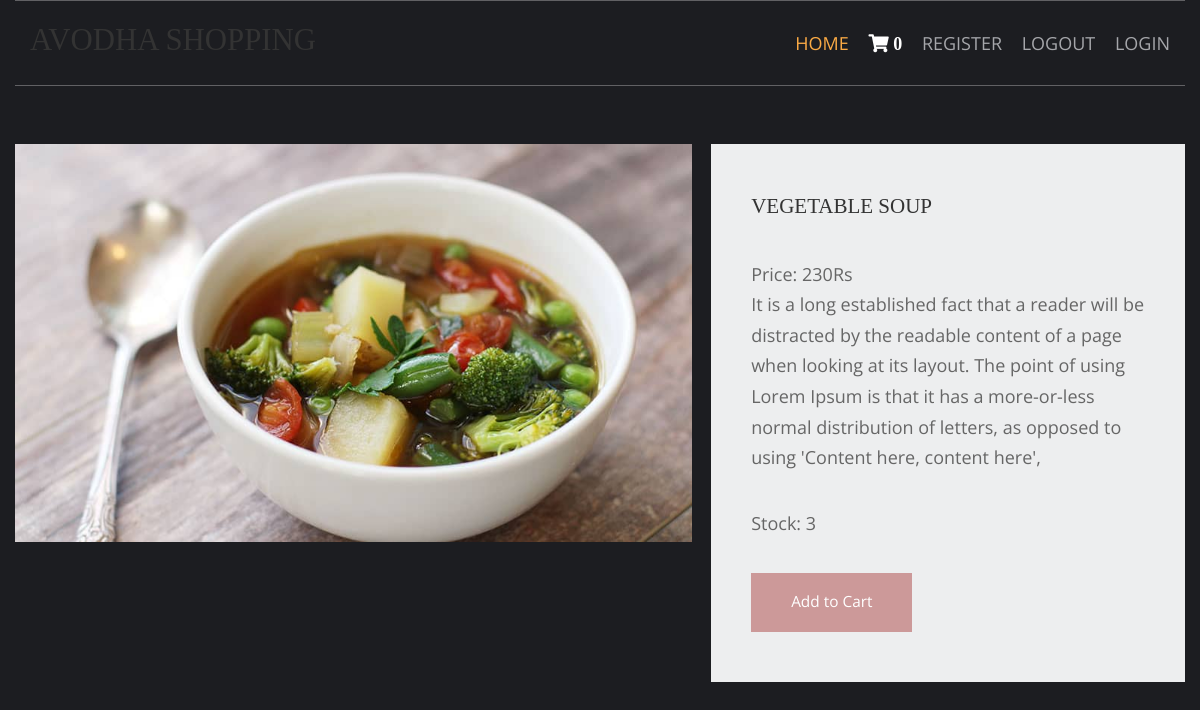
The page /vegetable-recipe/vegetable-soup on the database its author committed.
### shop/models.py (models this page shows, shortened)
class products(models.Model):
    name = models.CharField(max_length=150, unique=True)
    slug = models.SlugField(max_length=150, unique=True)
    img=models.ImageField(upload_to='product')
    desc=models.TextField()
    stock=models.IntegerField()
    available=models.BooleanField()
    price=models.IntegerField()
    category=models.ForeignKey(categ,on_delete=models.CASCADE)

### shop/views.py (the view)
# urls.py: path('<slug:c_slug>/<slug:product_slug>',views.prodDetails,name='details'),
def prodDetails(request, c_slug, product_slug):
    try:
        prod = products.objects.get(category__slug=c_slug, slug=product_slug)
    except Exception as e:
        raise e
    return render(request, 'item.html', {'pr': prod})

### cart/context_processor.py (called while the page is built)
def count(request):
    item_count=0
    if 'admin' in request.path:
        return {}
    else:
        try:
            ct=cartlist.objects.filter(cart_id=c_id(request))
            cti=items.objects.all().filter(cart=ct[:1])
            for c in cti:
                item_count+=c.quan
        except cartlist.DoesNotExist:
            item_count=0
        return dict(itc=item_count)

### cart/views.py (called while the page is built)
def c_id(request):
    ct_id = request.session.session_key
    if not ct_id:
        ct_id = request.session.create()
    return ct_id

### templates/item.html (shortened to what this page needs)
<!DOCTYPE html>
{% extends 'base.html' %}
{% load static %}
{% block content %}
<html lang="en">
<head>
    <link href="{% static 'pr/fontawesome/css/all.min.css' %}" rel="stylesheet" />
    <link href="{% static 'pr/css/templatemo-comparto.css' %}" rel="stylesheet" />
</head>
<body>
  <br><br>
        <section class="tm-mb-1" id="about">
            <div class="tm-row tm-about-row">
                <div class="tm-section-1-l">
                    <img src="{{pr.img.url}}" alt="About image" class="tm-img-responsive">
                </div>
                <article class="tm-section-1-r tm-bg-color-8">
                    <h2 class="tm-mb-2 tm-title-color">{{pr.name}}</h2>
                    <p>Price: {{pr.price}}Rs<br>{{pr.desc}}</p>
                    <p>Stock: {{pr.stock}}</p>
        {% if pr.stock <= 0 %}
        <h1 style="color:red">sorry. No stock left</h1>
                 {% else %}
                  <a href="{% url 'addcart' pr.id %}" class="tm-btn tm-btn-1 tm-link-to-services">Add to Cart</a>
        {% endif %}
                </article>
            </div>
        </section>
</body>
</html>
{% endblock %}

### templates/base.html (shortened to what this page needs)
{% load static %}
<html lang="">
<head>
<link href="{% static 'hm/layout/styles/layout.css' %}" rel="stylesheet" type="text/css" media="all">
</head>
<body id="top">
  <div class="wrapper row1">
    <header id="header" class="hoc clear">
      <div id="logo" class="fl_left">
        <h1><a href="/">AVODHA SHOPPING</a></h1>
      </div>
      <nav id="mainav" class="fl_right">
        <ul class="clear">
          <li class="active"><a href="/">Home</a></li>
          <li><a class="active" href="{% url 'cartDetails' %}"><i class="fa fa-shopping-cart" style="font-size:18px; color:white">&nbsp;{{itc}}</i></a></li>
          <li><a class="active" href="{% url 'register' %}">Register</a></li>
          <li><a class="active" href="{% url 'logout' %}">Logout</a></li>
          <li><a class="active" href="{% url 'login' %}">Login</a></li>
        </ul>
      </nav>
    </header>
  </div>
{% block content %}
{% endblock %}
</body>
</html>

### static/hm/layout/styles/layout.css (style rules this page uses)
.row1 { border:solid; border-width:1px 0; }
#header #logo { margin:22px 0 0 0; }
#header #logo h1 { margin:0; padding:0; font-size:2.2rem; text-transform:uppercase; }
*, *::before, *::after { transition:all .3s ease-in-out; }
nav ul, nav ol { margin:0; padding:0; list-style:none; }
#mainav, #breadcrumb, .sidebar nav { line-height:normal; }
#mainav ul { text-transform:uppercase; }
#mainav li { display:inline-block; position:relative; margin:0 15px 0 0; padding:0; }
#mainav li:last-child { margin-right:0; }
#mainav li a { display:block; padding:30px 0; }
body { color:#A5A6AA; background-color:#1C1D21; }
a { color:#FBAB45; }
.row1 { border-color:rgba(255,255,255,.3); }
#header #logo h1 a { color:inherit; }
#mainav li a { color:inherit; }
#mainav .active a, #mainav a:hover, #mainav li:hover > a { color:#FBAB45; background-color:inherit; }
@media screen and (min-width:1140px) { .hoc { max-width:1140px; } }

### static/pr/css/templatemo-comparto.css (style rules this page uses)
*, *::before, *::after { box-sizing: border-box; outline: none; }
ul, h1, h2, h3, h4, p, figure { padding: 0; margin: 0; }
body { font-family: 'Open Sans', Arial, sans-serif; font-size: 18px; overflow-x: hidden; padding-left: 15px; padding-right: 15px; margin: 0; }
h2 { font-size: 1.5rem; }
a { transition: all 0.3s ease; text-decoration: none; }
p { color: #666; line-height: 1.7; margin-bottom: 35px; }
h1, h2, h3, h4, h5, h6 { color: #333; }
.tm-mb-1 { margin-bottom: 20px; }
.tm-mb-2 { margin-bottom: 40px; }
.tm-bg-color-8 { background-color: #EDEEEF; }
.tm-img-responsive { max-width: 100%; height: auto; }
.tm-section-1-l { width: 57.85%; margin-right: 1.65%; }
.tm-section-1-r { padding: 50px 40px; width: 40.5%; }
.tm-row { display: flex; }
.tm-btn { display: inline-block; padding: 15px 40px; font-size: 1.1rem; border: none; background-color: #CC9999; color: white; }
a { color: #666; }

### static/hm/layout/styles/framework.css (style rules this page uses)
html { overflow-y:scroll; overflow-x:hidden; }
html, body { margin:0; padding:0; font-size:14px; line-height:1.6em; }
*, *::before, *::after { box-sizing:border-box; }
.clear, .group { display:block; }
.clear::before, .clear::after, .group::before, .group::after { display:table; content:""; }
.clear, .clear::after, .group, .group::after { clear:both; }
a { outline:none; text-decoration:none; }
.fl_left, .imgl { float:left; }
.fl_right, .imgr { float:right; }
img { width:auto; max-width:100%; height:auto; margin:0; padding:0; border:none; line-height:normal; vertical-align:middle; }
body, input, textarea, select { font-family:Verdana, Geneva, sans-serif; }
h1, h2, h3, h4, h5, h6, .heading { font-family:Georgia, "Times New Roman", Times, serif; }
::placeholder { opacity:1; }
h1, h2, h3, h4, h5, h6, .heading { margin:0 0 20px 0; font-size:1.4rem; line-height:normal; font-weight:normal; text-transform:uppercase; }
.wrapper { display:block; position:relative; width:100%; margin:0; padding:0; text-align:left; word-wrap:break-word; }
.hoc { display:block; margin:0 auto; }
address, article, aside, figcaption, figure, footer, header, main, nav, section { display:block; margin:0; padding:0; }

### rows shown on the page
products: img (picture), name "VEGETABLE SOUP", price "230", desc "It is a long established fact that a reader will be distracted by the readable content of a page when looking at its layout. The point of using Lorem Ipsum is that it has a more-or-less normal distribution of letters, as opposed to using 'Content here, content here',", stock "3"

### other values the page prints
{{ itc }} "0"
